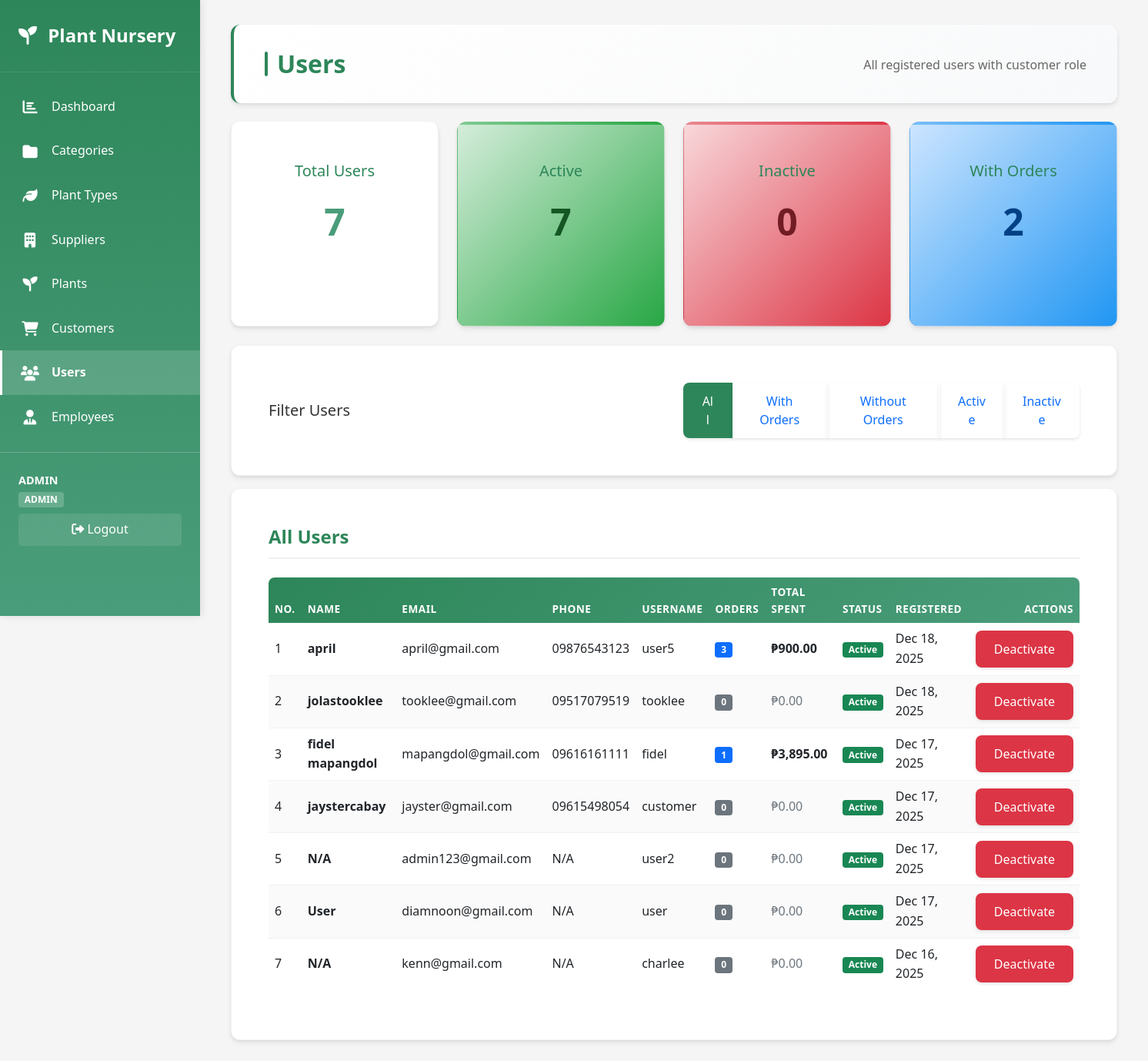
Screenshot of /user/userspage.php (signed in) with the database file from the repository.
### tables this page shows
CREATE TABLE `user`  (
  `UserID` int NOT NULL AUTO_INCREMENT,
  `Username` varchar(50) NOT NULL,
  `Password` varchar(100) NOT NULL,
  `Email` varchar(100) NULL DEFAULT NULL,
  `Role` varchar(50) NULL DEFAULT 'user',
  `CustomerID` int NULL DEFAULT NULL,
  `EmployeeID` int NULL DEFAULT NULL,
  `LastLogin` timestamp NULL DEFAULT NULL,
  `IsActive` tinyint(1) NULL DEFAULT 1,
  `CreatedAt` timestamp NOT NULL DEFAULT current_timestamp(),
  PRIMARY KEY (`UserID`) USING BTREE,
  UNIQUE INDEX `Username`(`Username` ASC) USING BTREE,
  INDEX `CustomerID`(`CustomerID` ASC) USING BTREE,
  INDEX `EmployeeID`(`EmployeeID` ASC) USING BTREE,
  INDEX `idx_username`(`Username` ASC) USING BTREE,
  INDEX `idx_email`(`Email` ASC) USING BTREE,
  INDEX `idx_role`(`Role` ASC) USING BTREE,
  CONSTRAINT `user_ibfk_1` FOREIGN KEY (`EmployeeID`) REFERENCES `employee` (`EmployeeID`) ON DELETE SET NULL ON UPDATE CASCADE,
  CONSTRAINT `user_ibfk_2` FOREIGN KEY (`CustomerID`) REFERENCES `customer` (`CustomerID`) ON DELETE SET NULL ON UPDATE CASCADE
);

CREATE TABLE `customer`  (
  `CustomerID` int NOT NULL AUTO_INCREMENT,
  `Name` varchar(100) NOT NULL,
  `Email` varchar(100) NULL DEFAULT NULL,
  `Phone` varchar(20) NULL DEFAULT NULL,
  `Address` varchar(255) NULL DEFAULT NULL,
  PRIMARY KEY (`CustomerID`) USING BTREE,
  INDEX `idx_name`(`Name` ASC) USING BTREE,
  INDEX `idx_email`(`Email` ASC) USING BTREE
);

### user/userspage.php (the view, shortened to what this page needs)
<?php
require_once '../config/database.php';
$filter = isset($_GET['filter']) ? $_GET['filter'] : 'all';
$baseQuery = "
    SELECT u.*,
           c.Name as CustomerName,
           c.Email as CustomerEmail,
           c.Phone as CustomerPhone,
           c.Address as CustomerAddress,
           COUNT(DISTINCT o.OrderID) as OrderCount,
           COALESCE(SUM(o.TotalAmount), 0) as TotalSpent,
           u.IsActive,
           u.CreatedAt
    FROM user u
    LEFT JOIN customer c ON u.CustomerID = c.CustomerID
    LEFT JOIN `order` o ON u.CustomerID = o.CustomerID
    WHERE u.Role = 'customer'
";
$baseQuery .= " GROUP BY u.UserID ORDER BY u.CreatedAt DESC";
$result = mysqli_query($conn, $baseQuery);
$users = $result ? mysqli_fetch_all($result, MYSQLI_ASSOC) : [];
$totalUsers = mysqli_fetch_assoc(mysqli_query($conn, "SELECT COUNT(*) as count FROM user WHERE Role = 'customer'"))['count'];
$activeUsers = mysqli_fetch_assoc(mysqli_query($conn, "SELECT COUNT(*) as count FROM user WHERE Role = 'customer' AND IsActive = 1"))['count'];
$inactiveUsers = mysqli_fetch_assoc(mysqli_query($conn, "SELECT COUNT(*) as count FROM user WHERE Role = 'customer' AND IsActive = 0"))['count'];
$usersWithOrders = mysqli_fetch_assoc(mysqli_query($conn, "
    SELECT COUNT(DISTINCT u.UserID) as count
    FROM user u
    INNER JOIN `order` o ON u.CustomerID = o.CustomerID
    WHERE u.Role = 'customer'
"))['count'];
include '../includes/header.php';
?>
<div class="page-header mb-4">
    <h2>Users</h2>
    <p style="color: #666; margin-top: 0.5rem;">All registered users with customer role</p>
</div>
<div class="row g-4 mb-4">
    <div class="col-md-3">
        <div class="card dashboard-card h-100">
            <div class="card-body text-center">
                <h5 class="card-title text-primary">Total Users</h5>
                <div class="count"><?php echo $totalUsers; ?></div>
            </div>
        </div>
    </div>
    <div class="col-md-3">
        <div class="card dashboard-card h-100" style="background: linear-gradient(135deg, #d4edda, #28a745);">
            <div class="card-body text-center">
                <h5 class="card-title text-primary">Active</h5>
                <div class="count" style="color: #155724;"><?php echo $activeUsers; ?></div>
            </div>
        </div>
    </div>
    <div class="col-md-3">
        <div class="card dashboard-card h-100" style="background: linear-gradient(135deg, #f8d7da, #dc3545);">
            <div class="card-body text-center">
                <h5 class="card-title text-primary">Inactive</h5>
                <div class="count" style="color: #721c24;"><?php echo $inactiveUsers; ?></div>
            </div>
        </div>
    </div>
    <div class="col-md-3">
        <div class="card dashboard-card h-100" style="background: linear-gradient(135deg, #cce5ff, #2196F3);">
            <div class="card-body text-center">
                <h5 class="card-title text-primary">With Orders</h5>
                <div class="count" style="color: #004085;"><?php echo $usersWithOrders; ?></div>
            </div>
        </div>
    </div>
</div>
<div class="card mb-3">
    <div class="card-body">
        <div class="row align-items-center">
            <div class="col-md-6">
                <h5 class="mb-0">Filter Users</h5>
            </div>
            <div class="col-md-6 text-end">
                <div class="btn-group" role="group">
                    <a href="?filter=all" class="btn btn-sm <?php echo $filter === 'all' ? 'btn-primary' : 'btn-outline-primary'; ?>">All</a>
                    <a href="?filter=with_orders" class="btn btn-sm <?php echo $filter === 'with_orders' ? 'btn-primary' : 'btn-outline-primary'; ?>">With Orders</a>
                    <a href="?filter=without_orders" class="btn btn-sm <?php echo $filter === 'without_orders' ? 'btn-primary' : 'btn-outline-primary'; ?>">Without Orders</a>
                    <a href="?filter=active" class="btn btn-sm <?php echo $filter === 'active' ? 'btn-primary' : 'btn-outline-primary'; ?>">Active</a>
                    <a href="?filter=inactive" class="btn btn-sm <?php echo $filter === 'inactive' ? 'btn-primary' : 'btn-outline-primary'; ?>">Inactive</a>
                </div>
            </div>
        </div>
    </div>
</div>
<div class="card">
    <div class="card-body">
        <h3 class="card-title mb-4" style="color: var(--primary-color);">All Users</h3>
        <?php if (count($users) > 0): ?>
            <div class="table-responsive">
                <table class="table table-hover">
                    <thead>
                        <tr>
                            <th>No.</th>
                            <th>Name</th>
                            <th>Email</th>
                            <th>Phone</th>
                            <th>Username</th>
                            <th>Orders</th>
                            <th>Total Spent</th>
                            <th>Status</th>
                            <th>Registered</th>
                            <th class="text-end">Actions</th>
                        </tr>
                    </thead>
                    <tbody>
                        <?php
                        $counter = 1;
                        foreach ($users as $user):
                            $displayName = $user['CustomerName'] ?? 'N/A';
                            $displayEmail = $user['CustomerEmail'] ?? $user['Email'] ?? 'N/A';
                            $displayPhone = $user['CustomerPhone'] ?? 'N/A';
                        ?>
                            <tr>
                                <td><?php echo $counter; ?></td>
                                <td><strong><?php echo htmlspecialchars($displayName); ?></strong></td>
                                <td><?php echo htmlspecialchars($displayEmail); ?></td>
                                <td><?php echo htmlspecialchars($displayPhone); ?></td>
                                <td><?php echo htmlspecialchars($user['Username']); ?></td>
                                <td>
                                    <?php if ($user['OrderCount'] > 0): ?>
                                        <span class="badge bg-primary"><?php echo $user['OrderCount']; ?></span>
                                    <?php else: ?>
                                        <span class="badge bg-secondary">0</span>
                                    <?php endif; ?>
                                </td>
                                <td>
                                    <?php if ($user['TotalSpent'] > 0): ?>
                                        <strong>₱<?php echo number_format($user['TotalSpent'], 2); ?></strong>
                                    <?php else: ?>
                                        <span class="text-muted">₱0.00</span>
                                    <?php endif; ?>
                                </td>
                                <td>
                                    <?php if ($user['IsActive'] == 1): ?>
                                        <span class="badge bg-success">Active</span>
                                    <?php else: ?>
                                        <span class="badge bg-danger">Inactive</span>
                                    <?php endif; ?>
                                </td>
                                <td><?php echo date('M d, Y', strtotime($user['CreatedAt'])); ?></td>
                                <td class="text-end">
                                    <?php if ($user['IsActive'] == 1): ?>
                                        <form method="POST" action="" style="display: inline-block;" onsubmit="return confirm('Are you sure you want to deactivate this account?');">
                                            <button type="submit" class="btn btn-danger btn-sm">Deactivate</button>
                                        </form>
                                    <?php endif; ?>
                                </td>
                            </tr>
                        <?php
                        $counter++;
                        endforeach; ?>
                    </tbody>
                </table>
            </div>
        <?php else: ?>
            <div class="text-center py-5">
                <p class="text-muted mb-0">No users found with the selected filter.</p>
            </div>
        <?php endif; ?>
    </div>
</div>
<?php include '../includes/footer.php'; ?>

### assets/css/style.css (style rules this page uses)
* { margin: 0; padding: 0; box-sizing: border-box; }
:root { --primary-color: #2d8659; --secondary-color: #4a9d7a; --accent-color: #6bb896; --danger-color: #dc3545; --warning-color: #ffc107; --success-color: #28a745; --dark-color: #2c3e50; --light-color: #f8f9fa; --border-color: #dee2e6; --text-color: #333; --text-light: #666; }
.text-primary { color: var(--primary-color) !important; }
body { font-family: 'Segoe UI', Tahoma, Geneva, Verdana, sans-serif; background-color: #f5f5f5; color: var(--text-color); line-height: 1.6; display: flex; min-height: 100vh; }
.page-header { background: linear-gradient(135deg, #ffffff 0%, #f8f9fa 100%); padding: 2rem 2.5rem; border-radius: 12px; box-shadow: 0 4px 6px rgba(0,0,0,0.07), 0 1px 3px rgba(0,0,0,0.06); margin-bottom: 2rem; display: flex; justify-content: space-between; align-items: flex-start; border-left: 4px solid var(--primary-color); flex-wrap: wrap; gap: 1rem; }
.page-header h2 { color: var(--primary-color); font-size: 2rem; font-weight: 700; margin: 0; display: flex; align-items: center; gap: 0.75rem; }
.page-header h2::before { content: ''; width: 4px; height: 2rem; background: var(--primary-color); border-radius: 2px; }
.page-header p { margin: 0; color: var(--text-light); font-size: 1rem; }
.btn { display: inline-block; padding: 0.75rem 1.5rem; border: none; border-radius: 8px; text-decoration: none; font-weight: 500; cursor: pointer; transition: all 0.3s ease; font-size: 1rem; box-shadow: 0 2px 4px rgba(0,0,0,0.1); position: relative; overflow: hidden; }
.btn::before { content: ''; position: absolute; top: 50%; left: 50%; width: 0; height: 0; border-radius: 50%; background: rgba(255,255,255,0.3); transform: translate(-50%, -50%); transition: width 0.6s, height 0.6s; }
.btn-primary { background-color: var(--primary-color); color: white; }
.btn-danger { background-color: var(--danger-color); color: white; }
.card { background: white; border-radius: 12px; box-shadow: 0 4px 6px rgba(0,0,0,0.07), 0 1px 3px rgba(0,0,0,0.06); padding: 2rem; margin-bottom: 2rem; transition: box-shadow 0.3s ease, transform 0.2s ease; border: 1px solid rgba(0,0,0,0.05); }
.card h3 { color: var(--primary-color); margin-top: 0; margin-bottom: 1.5rem; font-size: 1.5rem; font-weight: 600; border-bottom: 2px solid #f0f0f0; padding-bottom: 0.75rem; }
table { width: 100%; border-collapse: separate; border-spacing: 0; background: white; border-radius: 8px; overflow: hidden; }
table thead { background: linear-gradient(135deg, var(--primary-color), var(--secondary-color)); color: white; }
table thead th { padding: 1.25rem 1rem; text-align: left; font-weight: 600; text-transform: uppercase; font-size: 0.85rem; letter-spacing: 0.5px; border: none; }
table tbody tr { transition: background-color 0.2s ease; }
table tbody td { padding: 1.25rem 1rem; text-align: left; border-bottom: 1px solid #f0f0f0; vertical-align: middle; }
table tbody tr:last-child td { border-bottom: none; }
table tbody tr:nth-child(even) { background-color: #fafafa; }
.dashboard-card { background: white; padding: 2rem; border-radius: 12px; box-shadow: 0 4px 6px rgba(0,0,0,0.07), 0 1px 3px rgba(0,0,0,0.06); text-align: center; transition: all 0.3s ease; border-top: 4px solid transparent; position: relative; overflow: hidden; }
.dashboard-card::before { content: ''; position: absolute; top: 0; left: 0; right: 0; height: 4px; background: linear-gradient(90deg, var(--primary-color), var(--secondary-color)); transform: scaleX(0); transform-origin: left; transition: transform 0.3s ease; }
.dashboard-card .count { font-size: 3rem; font-weight: bold; color: var(--secondary-color); margin: 1rem 0; }

### rows the page displays
user: CustomerID.Name "april", CustomerID.Email "april@gmail.com", CustomerID.Phone "09876543123", Username "user5", OrderCount "3", TotalSpent "900.00", IsActive "Active", CreatedAt "Dec 18, 2025"
user: CustomerID.Name "jolastooklee", CustomerID.Email "tooklee@gmail.com", CustomerID.Phone "09517079519", Username "tooklee", shows "₱0.00", IsActive "Active", CreatedAt "Dec 18, 2025"
user: CustomerID.Name "fidel mapangdol", CustomerID.Email "mapangdol@gmail.com", CustomerID.Phone "09616161111", Username "fidel", OrderCount "1", TotalSpent "3,895.00", IsActive "Active", CreatedAt "Dec 17, 2025"
user: CustomerID.Name "jaystercabay", CustomerID.Email "jayster@gmail.com", CustomerID.Phone "09615498054", Username "customer", shows "₱0.00", IsActive "Active", CreatedAt "Dec 17, 2025"
user: displayName "N/A", Email "admin123@gmail.com", displayPhone "N/A", Username "user2", shows "0", shows "₱0.00", IsActive "Active", CreatedAt "Dec 17, 2025"
user: CustomerID.Name "User", CustomerID.Email "diamnoon@gmail.com", CustomerID.Phone "N/A", Username "user", shows "0", shows "₱0.00", IsActive "Active", CreatedAt "Dec 17, 2025"
user: displayName "N/A", Email "kenn@gmail.com", displayPhone "N/A", Username "charlee", shows "0", shows "₱0.00", IsActive "Active", CreatedAt "Dec 16, 2025"

### other values shown
$_SESSION['username'] "ADMIN"
$_SESSION['role'] "ADMIN"
$totalUsers "7"
$activeUsers "7"
$inactiveUsers "0"
$usersWithOrders "2"
